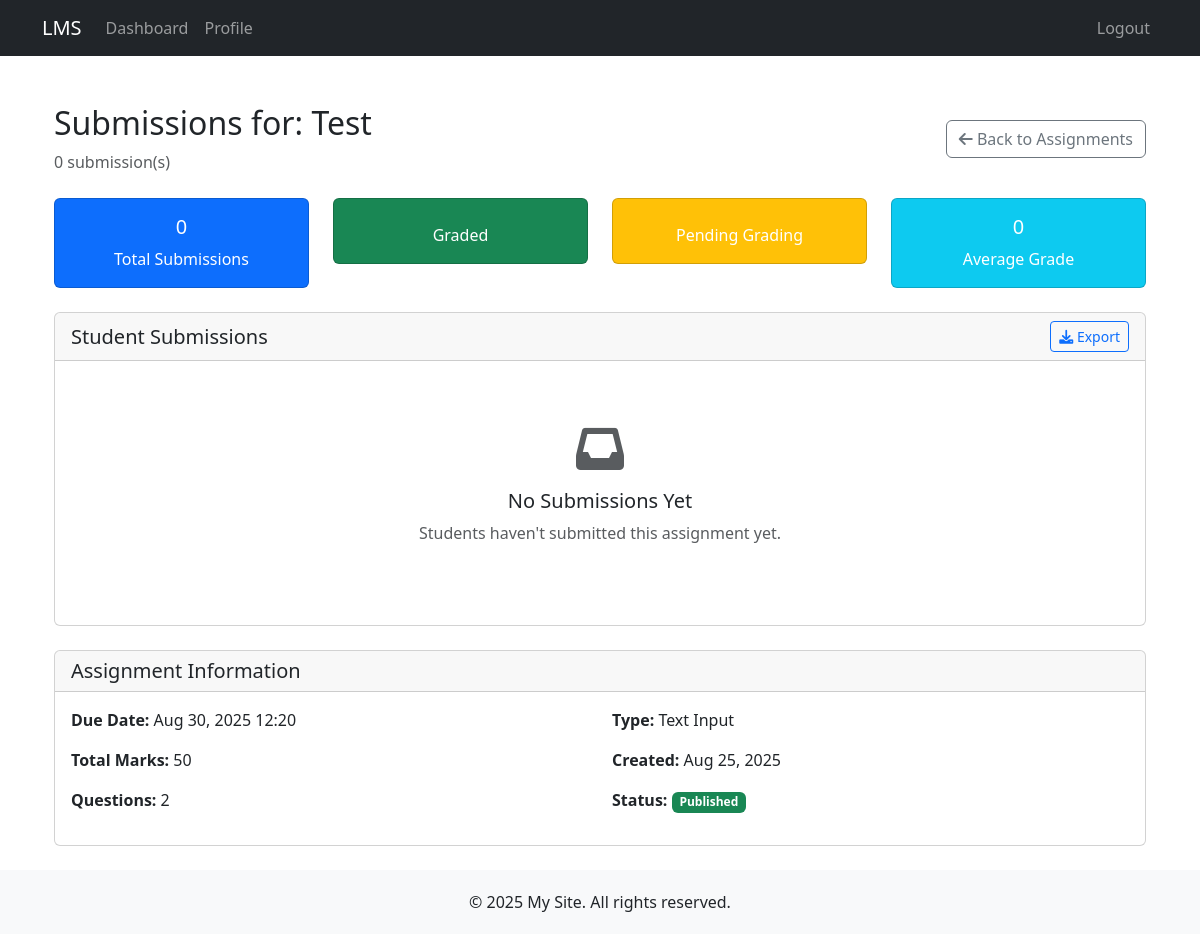
Before: /assignments/2/submissions/ (signed in) with the older database file.
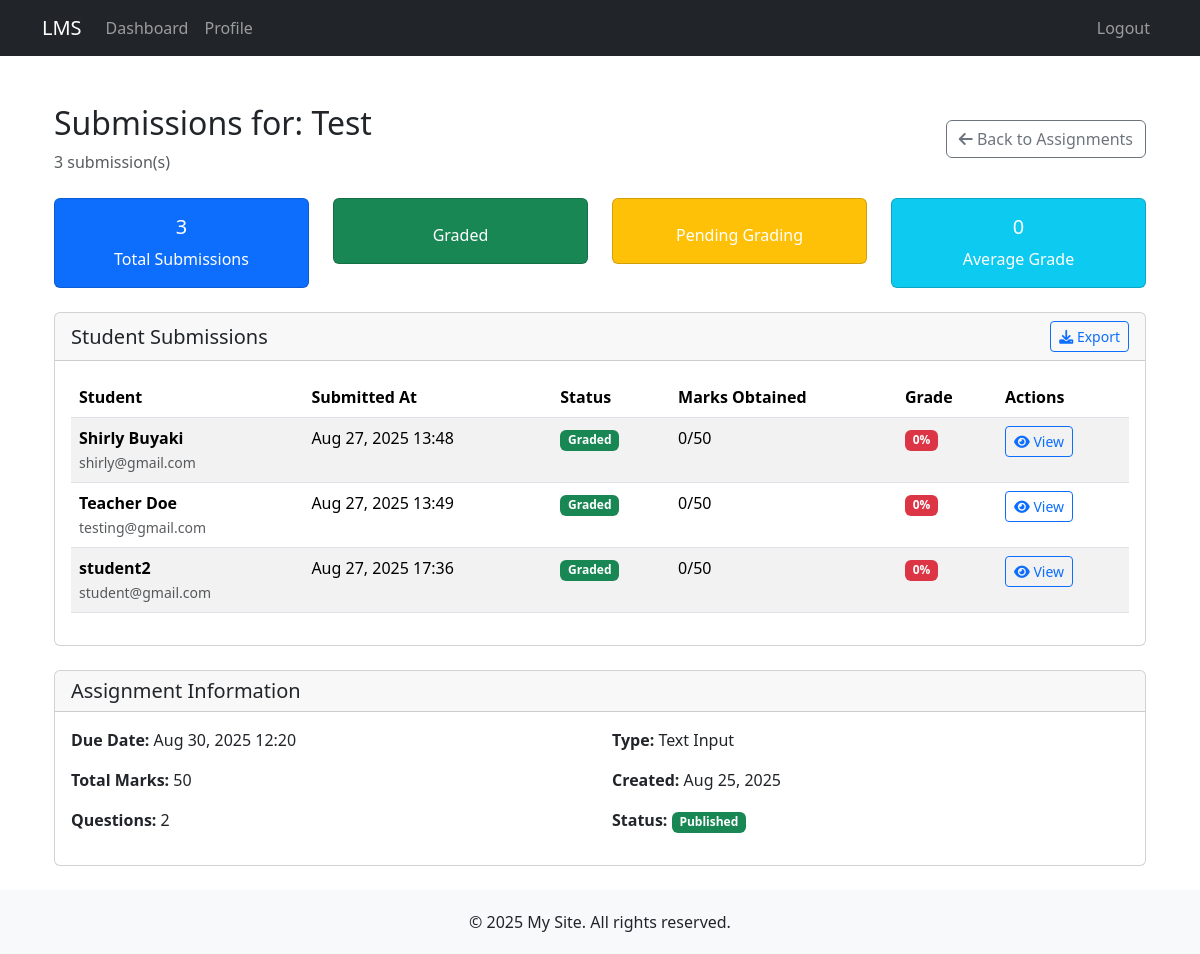
After: the same page with the newer database file.
### assignments/models.py (models this page shows, shortened)
class Assignment(models.Model):
    ASSIGNMENT_TYPES = (
        ('multiple_choice', 'Multiple Choice'),
        ('text_input', 'Text Input'),
        ('file_upload', 'File Upload'),
    )
    title = models.CharField(max_length=200)
    description = models.TextField()
    assignment_type = models.CharField(max_length=20, choices=ASSIGNMENT_TYPES)
    created_by = models.ForeignKey(User, on_delete=models.CASCADE, related_name='created_assignments')
    created_at = models.DateTimeField(auto_now_add=True)
    due_date = models.DateTimeField()
    total_marks = models.PositiveIntegerField(default=100)
    is_published = models.BooleanField(default=False)
    class Meta:
        ordering = ['-created_at']

class StudentAssignment(models.Model):
    student = models.ForeignKey(User, on_delete=models.CASCADE, related_name='submitted_assignments')
    assignment = models.ForeignKey(Assignment, on_delete=models.CASCADE, related_name='submissions')
    submitted_at = models.DateTimeField(auto_now_add=True)
    total_marks_obtained = models.PositiveIntegerField(default=0)
    is_graded = models.BooleanField(default=False)
    feedback = models.TextField(blank=True)
    class Meta:
        unique_together = ['student', 'assignment']

### assignments/views.py (the view)
# urls.py: path('<int:pk>/submissions/', views.view_submissions, name='view_submissions'),
@login_required
def view_submissions(request, pk):
    if not is_trainer(request.user):
        messages.error(request, "Only trainers can view submissions.")
        return redirect('assignments')
    assignment = get_object_or_404(Assignment, pk=pk, created_by=request.user)
    submissions = StudentAssignment.objects.filter(assignment=assignment)
    context = {
        'assignment': assignment,
        'submissions': submissions,
    }
    return render(request, 'assignments/view_submissions.html', context)

### assignments/views.py (called while the page is built)
def is_trainer(user):
    return hasattr(user, 'userprofile') and user.userprofile.user_type == 'trainer'

### templates/assignments/view_submissions.html (shortened to what this page needs)
{% extends 'base.html' %}
{% block content %}
<div class="container mt-4">
    <div class="row">
        <div class="col-12">
            <div class="d-flex justify-content-between align-items-center mb-4">
                <div>
                    <h2>Submissions for: {{ assignment.title }}</h2>
                    <p class="text-muted mb-0">{{ submissions.count }} submission(s)</p>
                </div>
                <a href="{% url 'assignments' %}" class="btn btn-outline-secondary">
                    <i class="fas fa-arrow-left"></i> Back to Assignments
                </a>
            </div>
            <div class="row mb-4">
                <div class="col-md-3">
                    <div class="card text-center bg-primary text-white">
                        <div class="card-body">
                            <h5 class="card-title">{{ submissions.count }}</h5>
                            <p class="card-text">Total Submissions</p>
                        </div>
                    </div>
                </div>
                <div class="col-md-3">
                    <div class="card text-center bg-success text-white">
                        <div class="card-body">
                            <p class="card-text">Graded</p>
                        </div>
                    </div>
                </div>
                <div class="col-md-3">
                    <div class="card text-center bg-warning text-white">
                        <div class="card-body">
                            <p class="card-text">Pending Grading</p>
                        </div>
                    </div>
                </div>
                <div class="col-md-3">
                    <div class="card text-center bg-info text-white">
                        <div class="card-body">
                            <h5 class="card-title">{{ average_grade|default:0 }}</h5>
                            <p class="card-text">Average Grade</p>
                        </div>
                    </div>
                </div>
            </div>
            <div class="card">
                <div class="card-header">
                    <div class="d-flex justify-content-between align-items-center">
                        <h5 class="mb-0">Student Submissions</h5>
                        <div class="btn-group">
                            <button class="btn btn-sm btn-outline-primary">
                                <i class="fas fa-download"></i> Export
                            </button>
                        </div>
                    </div>
                </div>
                <div class="card-body">
                    {% if submissions %}
                    <div class="table-responsive">
                        <table class="table table-striped table-hover">
                            <thead>
                                <tr>
                                    <th>Student</th>
                                    <th>Submitted At</th>
                                    <th>Status</th>
                                    <th>Marks Obtained</th>
                                    <th>Grade</th>
                                    <th>Actions</th>
                                </tr>
                            </thead>
                            <tbody>
                                {% for submission in submissions %}
                                <tr>
                                    <td>
                                        <strong>{{ submission.student.get_full_name|default:submission.student.username }}</strong>
                                        <br>
                                        <small class="text-muted">{{ submission.student.email }}</small>
                                    </td>
                                    <td>{{ submission.submitted_at|date:"M d, Y H:i" }}</td>
                                    <td>
                                        <span class="badge bg-{% if submission.is_graded %}success{% else %}warning{% endif %}">
                                            {% if submission.is_graded %}Graded{% else %}Pending{% endif %}
                                        </span>
                                    </td>
                                    <td>
                                        {{ submission.total_marks_obtained }}/{{ assignment.total_marks }}
                                    </td>
                                    <td>
                                        {% if submission.is_graded %}
                                        {% widthratio submission.total_marks_obtained assignment.total_marks 100 as grade %}
                                        <span class="badge bg-{% if grade >= 80 %}success{% elif grade >= 50 %}warning{% else %}danger{% endif %}">
                                            {{ grade }}%
                                        </span>
                                        {% else %}
                                        <span class="text-muted">-</span>
                                        {% endif %}
                                    </td>
                                    <td>
                                        <div class="btn-group btn-group-sm">
                                            <a href="{% url 'grade_submission' assignment.pk submission.student.id %}"
                                               class="btn btn-{% if submission.is_graded %}outline-primary{% else %}primary{% endif %}">
                                                <i class="fas fa-{% if submission.is_graded %}eye{% else %}check{% endif %}"></i>
                                                {% if submission.is_graded %}View{% else %}Grade{% endif %}
                                            </a>
                                        </div>
                                    </td>
                                </tr>
                                {% endfor %}
                            </tbody>
                        </table>
                    </div>
                    {% else %}
                    <div class="text-center py-5">
                        <i class="fas fa-inbox fa-3x text-muted mb-3"></i>
                        <h5>No Submissions Yet</h5>
                        <p class="text-muted">Students haven't submitted this assignment yet.</p>
                    </div>
                    {% endif %}
                </div>
            </div>
            <div class="card mt-4">
                <div class="card-header">
                    <h5 class="mb-0">Assignment Information</h5>
                </div>
                <div class="card-body">
                    <div class="row">
                        <div class="col-md-6">
                            <p><strong>Due Date:</strong> {{ assignment.due_date|date:"M d, Y H:i" }}</p>
                            <p><strong>Total Marks:</strong> {{ assignment.total_marks }}</p>
                            <p><strong>Questions:</strong> {{ assignment.questions.count }}</p>
                        </div>
                        <div class="col-md-6">
                            <p><strong>Type:</strong> {{ assignment.get_assignment_type_display }}</p>
                            <p><strong>Created:</strong> {{ assignment.created_at|date:"M d, Y" }}</p>
                            <p><strong>Status:</strong>
                                <span class="badge bg-{% if assignment.is_published %}success{% else %}secondary{% endif %}">
                                    {% if assignment.is_published %}Published{% else %}Draft{% endif %}
                                </span>
                            </p>
                        </div>
                    </div>
                </div>
            </div>
        </div>
    </div>
</div>
{% endblock %}

### templates/base.html (shortened to what this page needs)
<!DOCTYPE html>
<html lang="en">
<head>
    {% load static %}
    <link href="https://cdn.jsdelivr.net/npm/bootstrap@5.3.2/dist/css/bootstrap.min.css" rel="stylesheet">
    <link rel="stylesheet" href="https://cdnjs.cloudflare.com/ajax/libs/font-awesome/6.0.0/css/all.min.css">
</head>
<body>
    <nav class="navbar navbar-expand-lg navbar-dark bg-dark">
        <div class="container">
            <a class="navbar-brand" href="{% url 'dashboard' %}">LMS</a>
            <div class="collapse navbar-collapse" id="navbarNav">
                {% if user.is_authenticated %}
                <ul class="navbar-nav me-auto">
                    <li class="nav-item">
                        <a class="nav-link" href="{% url 'dashboard' %}">Dashboard</a>
                    </li>
                    <li class="nav-item">
                        <a class="nav-link" href="{% url 'profile' %}">Profile</a>
                    </li>
                </ul>
                 {% endif %}
                <ul class="navbar-nav">
                    {% if user.is_authenticated %}
                    <li class="nav-item">
                        <form action="{% url 'logout' %}" method="post" class="d-inline">
                            <button type="submit" class="btn btn-link nav-link">Logout</button>
                        </form>
                    </li>
                    {% else %}
                    <li class="nav-item">
                        <a class="nav-link" href="{% url 'login' %}">Login</a>
                    </li>
                    {% endif %}
                </ul>
            </div>
        </div>
    </nav>
    <div class="content container my-4">
        {% block content %}
        {% endblock %}
    </div>
    <footer class="footer mt-auto">
        <div class="container text-center">
            <p class="mb-0">&copy; {% now "Y" %} My Site. All rights reserved.</p>
        </div>
    </footer>
</body>
</html>

### templates/base.html (style rules this page uses)
body { display: flex; flex-direction: column; min-height: 100vh; }
.content { flex: 1; }
.footer { background-color: #f8f9fa; padding: 20px 0; }

Changed rows visible on the page:
added StudentAssignment: student.get_full_name "Shirly Buyaki", student.email "shirly@gmail.com", submitted_at "Aug 27, 2025 13:48", is_graded "Graded", total_marks_obtained "0", {{ assignment.total_marks }} "50"
added StudentAssignment: student.get_full_name "Teacher Doe", student.email "testing@gmail.com", submitted_at "Aug 27, 2025 13:49", is_graded "Graded", total_marks_obtained "0", {{ assignment.total_marks }} "50"
added StudentAssignment: student.get_full_name "student2", student.email "student@gmail.com", submitted_at "Aug 27, 2025 17:36", is_graded "Graded", total_marks_obtained "0", {{ assignment.total_marks }} "50"
Other visible differences:
{{ submissions.count }}: "0" → "3"
text no longer shown: "No Submissions Yet Students haven't submitted this assignment yet."
text now shown: "Student Submitted At Status Marks Obtained Grade Actions"
